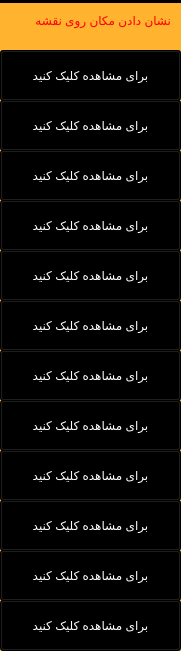
  <widget class="QWidget" name="widget_4" native="true">
   <property name="geometry">
    <rect>
     <x>0</x>
     <y>0</y>
     <width>181</width>
     <height>651</height>
    </rect>
   </property>
   <property name="styleSheet">
    <string notr="true">background-color: rgb(255, 179, 47);</string>
   </property>
   <widget class="QLabel" name="label_4">
    <property name="geometry">
     <rect>
      <x>0</x>
      <y>10</y>
      <width>171</width>
      <height>20</height>
     </rect>
    </property>
    <property name="styleSheet">
     <string notr="true">color: rgb(255, 0, 4);</string>
    </property>
    <property name="text">
     <string>نشان دادن مکان روی نقشه</string>
    </property>
   </widget>
   <widget class="QPushButton" name="pushButton_2">
    <property name="geometry">
     <rect>
      <x>0</x>
      <y>50</y>
      <width>181</width>
      <height>51</height>
     </rect>
    </property>
    <property name="styleSheet">
     <string notr="true">color: rgb(255, 255, 255);
background-color: rgb(0, 0, 0);</string>
    </property>
    <property name="text">
     <string>برای مشاهده کلیک کنید</string>
    </property>
   </widget>
   <widget class="QPushButton" name="pushButton_3">
    <property name="geometry">
     <rect>
      <x>0</x>
      <y>100</y>
      <width>181</width>
      <height>51</height>
     </rect>
    </property>
    <property name="styleSheet">
     <string notr="true">color: rgb(255, 255, 255);
background-color: rgb(0, 0, 0);</string>
    </property>
    <property name="text">
     <string>برای مشاهده کلیک کنید</string>
    </property>
   </widget>
   <widget class="QPushButton" name="pushButton_4">
    <property name="geometry">
     <rect>
      <x>0</x>
      <y>150</y>
      <width>181</width>
      <height>51</height>
     </rect>
    </property>
    <property name="styleSheet">
     <string notr="true">color: rgb(255, 255, 255);
background-color: rgb(0, 0, 0);</string>
    </property>
    <property name="text">
     <string>برای مشاهده کلیک کنید</string>
    </property>
   </widget>
   <widget class="QPushButton" name="pushButton_5">
    <property name="geometry">
     <rect>
      <x>0</x>
      <y>200</y>
      <width>181</width>
      <height>51</height>
     </rect>
    </property>
    <property name="styleSheet">
     <string notr="true">color: rgb(255, 255, 255);
background-color: rgb(0, 0, 0);</string>
    </property>
    <property name="text">
     <string>برای مشاهده کلیک کنید</string>
    </property>
   </widget>
   <widget class="QPushButton" name="pushButton_6">
    <property name="geometry">
     <rect>
      <x>0</x>
      <y>250</y>
      <width>181</width>
      <height>51</height>
     </rect>
    </property>
    <property name="styleSheet">
     <string notr="true">color: rgb(255, 255, 255);
background-color: rgb(0, 0, 0);</string>
    </property>
    <property name="text">
     <string>برای مشاهده کلیک کنید</string>
    </property>
   </widget>
   <widget class="QPushButton" name="pushButton_7">
    <property name="geometry">
     <rect>
      <x>0</x>
      <y>300</y>
      <width>181</width>
      <height>51</height>
     </rect>
    </property>
    <property name="styleSheet">
     <string notr="true">color: rgb(255, 255, 255);
background-color: rgb(0, 0, 0);</string>
    </property>
    <property name="text">
     <string>برای مشاهده کلیک کنید</string>
    </property>
   </widget>
   <widget class="QPushButton" name="pushButton_8">
    <property name="geometry">
     <rect>
      <x>0</x>
      <y>350</y>
      <width>181</width>
      <height>51</height>
     </rect>
    </property>
    <property name="styleSheet">
     <string notr="true">color: rgb(255, 255, 255);
background-color: rgb(0, 0, 0);</string>
    </property>
    <property name="text">
     <string>برای مشاهده کلیک کنید</string>
    </property>
   </widget>
   <widget class="QPushButton" name="pushButton_9">
    <property name="geometry">
     <rect>
      <x>0</x>
      <y>400</y>
      <width>181</width>
      <height>51</height>
     </rect>
    </property>
    <property name="styleSheet">
     <string notr="true">color: rgb(255, 255, 255);
background-color: rgb(0, 0, 0);</string>
    </property>
    <property name="text">
     <string>برای مشاهده کلیک کنید</string>
    </property>
   </widget>
   <widget class="QPushButton" name="pushButton_10">
    <property name="geometry">
     <rect>
      <x>0</x>
      <y>450</y>
      <width>181</width>
      <height>51</height>
     </rect>
    </property>
    <property name="styleSheet">
     <string notr="true">color: rgb(255, 255, 255);
background-color: rgb(0, 0, 0);</string>
    </property>
    <property name="text">
     <string>برای مشاهده کلیک کنید</string>
    </property>
   </widget>
   <widget class="QPushButton" name="pushButton_11">
    <property name="geometry">
     <rect>
      <x>0</x>
      <y>500</y>
      <width>181</width>
      <height>51</height>
     </rect>
    </property>
    <property name="styleSheet">
     <string notr="true">color: rgb(255, 255, 255);
background-color: rgb(0, 0, 0);</string>
    </property>
    <property name="text">
     <string>برای مشاهده کلیک کنید</string>
    </property>
   </widget>
   <widget class="QPushButton" name="pushButton_12">
    <property name="geometry">
     <rect>
      <x>0</x>
      <y>550</y>
      <width>181</width>
      <height>51</height>
     </rect>
    </property>
    <property name="styleSheet">
     <string notr="true">color: rgb(255, 255, 255);
background-color: rgb(0, 0, 0);</string>
    </property>
    <property name="text">
     <string>برای مشاهده کلیک کنید</string>
    </property>
   </widget>
   <widget class="QPushButton" name="pushButton_13">
    <property name="geometry">
     <rect>
      <x>0</x>
      <y>600</y>
      <width>181</width>
      <height>51</height>
     </rect>
    </property>
    <property name="styleSheet">
     <string notr="true">color: rgb(255, 255, 255);
background-color: rgb(0, 0, 0);</string>
    </property>
    <property name="text">
     <string>برای مشاهده کلیک کنید</string>
    </property>
   </widget>
   <widget class="Line" name="line_16">
    <property name="geometry">
     <rect>
      <x>0</x>
      <y>0</y>
      <width>184</width>
      <height>3</height>
     </rect>
    </property>
    <property name="styleSheet">
     <string notr="true">background-color: rgb(0, 0, 0);</string>
    </property>
    <property name="orientation">
     <enum>Qt::Horizontal</enum>
    </property>
   </widget>
  </widget>
